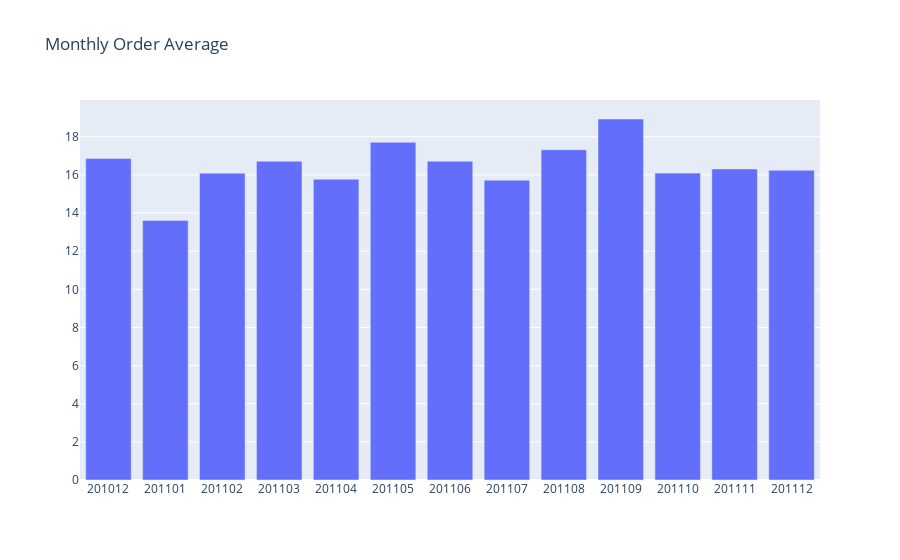

Write notebook code for a chart like this one.
### Code cell
plot_data = [
    go.Bar(
        x=tx_monthly_order_avg['InvoiceYearMonth'],
        y=tx_monthly_order_avg['Revenue'],
    )
]

plot_layout = go.Layout(
        xaxis={"type": "category"},
        title='Monthly Order Average'
    )
fig = go.Figure(data=plot_data, layout=plot_layout)
cf.iplot(fig)

### Figure 1 — Plotly figure (JSON) as saved in the notebook; plotly's stock layout.template omitted (floating-point values rounded to 4 significant figures)
{"data": [{"type": "bar", "x": [201012, 201101, 201102, 201103, 201104, 201105, 201106, 201107, 201108, 201109, 201110, 201111, 201112], "y": [16.87, 13.61, 16.09, 16.72, 15.77, 17.71, 16.71, 15.72, 17.32, 18.93, 16.09, 16.31, 16.25]}], "layout": {"title": {"text": "Monthly Order Average"}, "xaxis": {"type": "category"}}}
